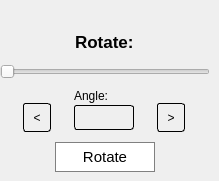
         <widget class="QWidget" name="Rotate">
          <widget class="QWidget" name="rotate_widget" native="true">
           <property name="geometry">
            <rect>
             <x>0</x>
             <y>30</y>
             <width>210</width>
             <height>142</height>
            </rect>
           </property>
           <property name="maximumSize">
            <size>
             <width>210</width>
             <height>16777215</height>
            </size>
           </property>
           <layout class="QGridLayout" name="gridLayout_9">
            <property name="leftMargin">
             <number>0</number>
            </property>
            <property name="topMargin">
             <number>0</number>
            </property>
            <property name="rightMargin">
             <number>0</number>
            </property>
            <property name="bottomMargin">
             <number>0</number>
            </property>
            <property name="spacing">
             <number>10</number>
            </property>
            <item row="1" column="0">
             <widget class="QSlider" name="horizontalSlider">
              <property name="font">
               <font>
                <pointsize>30</pointsize>
               </font>
              </property>
              <property name="maximum">
               <number>360</number>
              </property>
              <property name="sliderPosition">
               <number>0</number>
              </property>
              <property name="orientation">
               <enum>Qt::Horizontal</enum>
              </property>
              <property name="invertedAppearance">
               <bool>false</bool>
              </property>
              <property name="invertedControls">
               <bool>false</bool>
              </property>
              <property name="tickPosition">
               <enum>QSlider::NoTicks</enum>
              </property>
             </widget>
            </item>
            <item row="4" column="0" alignment="Qt::AlignHCenter">
             <widget class="QPushButton" name="rotate_done">
              <property name="minimumSize">
               <size>
                <width>100</width>
                <height>30</height>
               </size>
              </property>
              <property name="maximumSize">
               <size>
                <width>16777215</width>
                <height>16777215</height>
               </size>
              </property>
              <property name="styleSheet">
               <string notr="true">QPushButton{
    background-color:white;
	border: 1px solid rgb(128,128,128);
	font-size:15px;
}

QPushButton:hover{
   	color: rgb(230, 0, 92);
	border:1px solid rgb(230, 0, 92);
}

</string>
              </property>
              <property name="text">
               <string>Rotate</string>
              </property>
             </widget>
            </item>
            <item row="3" column="0">
             <widget class="QFrame" name="frame">
              <property name="maximumSize">
               <size>
                <width>16777215</width>
                <height>50</height>
               </size>
              </property>
              <property name="styleSheet">
               <string notr="true">border: 0px</string>
              </property>
              <property name="frameShape">
               <enum>QFrame::StyledPanel</enum>
              </property>
              <property name="frameShadow">
               <enum>QFrame::Raised</enum>
              </property>
              <layout class="QGridLayout" name="gridLayout_10">
               <property name="leftMargin">
                <number>0</number>
               </property>
               <property name="topMargin">
                <number>0</number>
               </property>
               <property name="rightMargin">
                <number>0</number>
               </property>
               <property name="bottomMargin">
                <number>0</number>
               </property>
               <property name="spacing">
                <number>0</number>
               </property>
               <item row="1" column="2">
                <widget class="QToolButton" name="increase_angle">
                 <property name="styleSheet">
                  <string notr="true">border: 1px solid black;
border-radius: 3px;
padding: 5px;</string>
                 </property>
                 <property name="text">
                  <string>&gt;</string>
                 </property>
                </widget>
               </item>
               <item row="1" column="0">
                <widget class="QToolButton" name="decrease_angle">
                 <property name="styleSheet">
                  <string notr="true">border: 1px solid black;
border-radius: 3px;
padding: 5px;</string>
                 </property>
                 <property name="text">
                  <string>&lt;</string>
                 </property>
                </widget>
               </item>
               <item row="1" column="1">
                <widget class="QLabel" name="angle">
                 <property name="maximumSize">
                  <size>
                   <width>60</width>
                   <height>25</height>
                  </size>
                 </property>
                 <property name="styleSheet">
                  <string notr="true">border: 1px solid black;
border-radius: 3px;</string>
                 </property>
                 <property name="text">
                  <string/>
                 </property>
                 <property name="alignment">
                  <set>Qt::AlignCenter</set>
                 </property>
                </widget>
               </item>
               <item row="0" column="1">
                <widget class="QLabel" name="angle_label">
                 <property name="minimumSize">
                  <size>
                   <width>30</width>
                   <height>0</height>
                  </size>
                 </property>
                 <property name="maximumSize">
                  <size>
                   <width>60</width>
                   <height>25</height>
                  </size>
                 </property>
                 <property name="text">
                  <string>Angle:</string>
                 </property>
                </widget>
               </item>
              </layout>
             </widget>
            </item>
            <item row="0" column="0" alignment="Qt::AlignHCenter">
             <widget class="QLabel" name="label_31">
              <property name="maximumSize">
               <size>
                <width>16777215</width>
                <height>30</height>
               </size>
              </property>
              <property name="font">
               <font>
                <pointsize>13</pointsize>
                <weight>75</weight>
                <bold>true</bold>
               </font>
              </property>
              <property name="text">
               <string>Rotate:</string>
              </property>
             </widget>
            </item>
           </layout>
          </widget>
         </widget>
